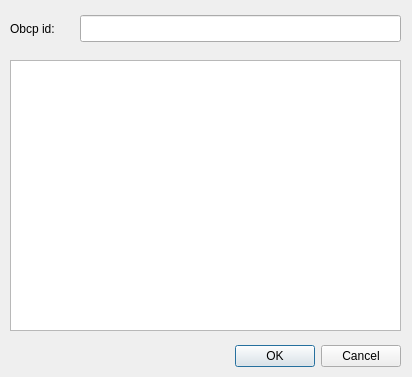
<?xml version="1.0" encoding="UTF-8"?>
<ui version="4.0">
 <class>CodeView</class>
 <widget class="QDialog" name="CodeView">
  <property name="geometry">
   <rect>
    <x>0</x>
    <y>0</y>
    <width>412</width>
    <height>377</height>
   </rect>
  </property>
  <property name="windowTitle">
   <string>Code</string>
  </property>
  <widget class="QDialogButtonBox" name="buttonBox">
   <property name="geometry">
    <rect>
     <x>10</x>
     <y>340</y>
     <width>391</width>
     <height>32</height>
    </rect>
   </property>
   <property name="orientation">
    <enum>Qt::Horizontal</enum>
   </property>
   <property name="standardButtons">
    <set>QDialogButtonBox::Cancel|QDialogButtonBox::Ok</set>
   </property>
  </widget>
  <widget class="QPlainTextEdit" name="obcpCodeTextEdit">
   <property name="geometry">
    <rect>
     <x>10</x>
     <y>60</y>
     <width>391</width>
     <height>271</height>
    </rect>
   </property>
  </widget>
  <widget class="QLabel" name="obcpIdLbl">
   <property name="geometry">
    <rect>
     <x>10</x>
     <y>20</y>
     <width>68</width>
     <height>17</height>
    </rect>
   </property>
   <property name="text">
    <string>Obcp id:</string>
   </property>
  </widget>
  <widget class="QLineEdit" name="obcpIdValue">
   <property name="geometry">
    <rect>
     <x>80</x>
     <y>15</y>
     <width>321</width>
     <height>27</height>
    </rect>
   </property>
  </widget>
 </widget>
 <resources/>
 <connections>
  <connection>
   <sender>buttonBox</sender>
   <signal>accepted()</signal>
   <receiver>CodeView</receiver>
   <slot>accept()</slot>
   <hints>
    <hint type="sourcelabel">
     <x>248</x>
     <y>254</y>
    </hint>
    <hint type="destinationlabel">
     <x>157</x>
     <y>274</y>
    </hint>
   </hints>
  </connection>
  <connection>
   <sender>buttonBox</sender>
   <signal>rejected()</signal>
   <receiver>CodeView</receiver>
   <slot>reject()</slot>
   <hints>
    <hint type="sourcelabel">
     <x>316</x>
     <y>260</y>
    </hint>
    <hint type="destinationlabel">
     <x>286</x>
     <y>274</y>
    </hint>
   </hints>
  </connection>
 </connections>
</ui>
